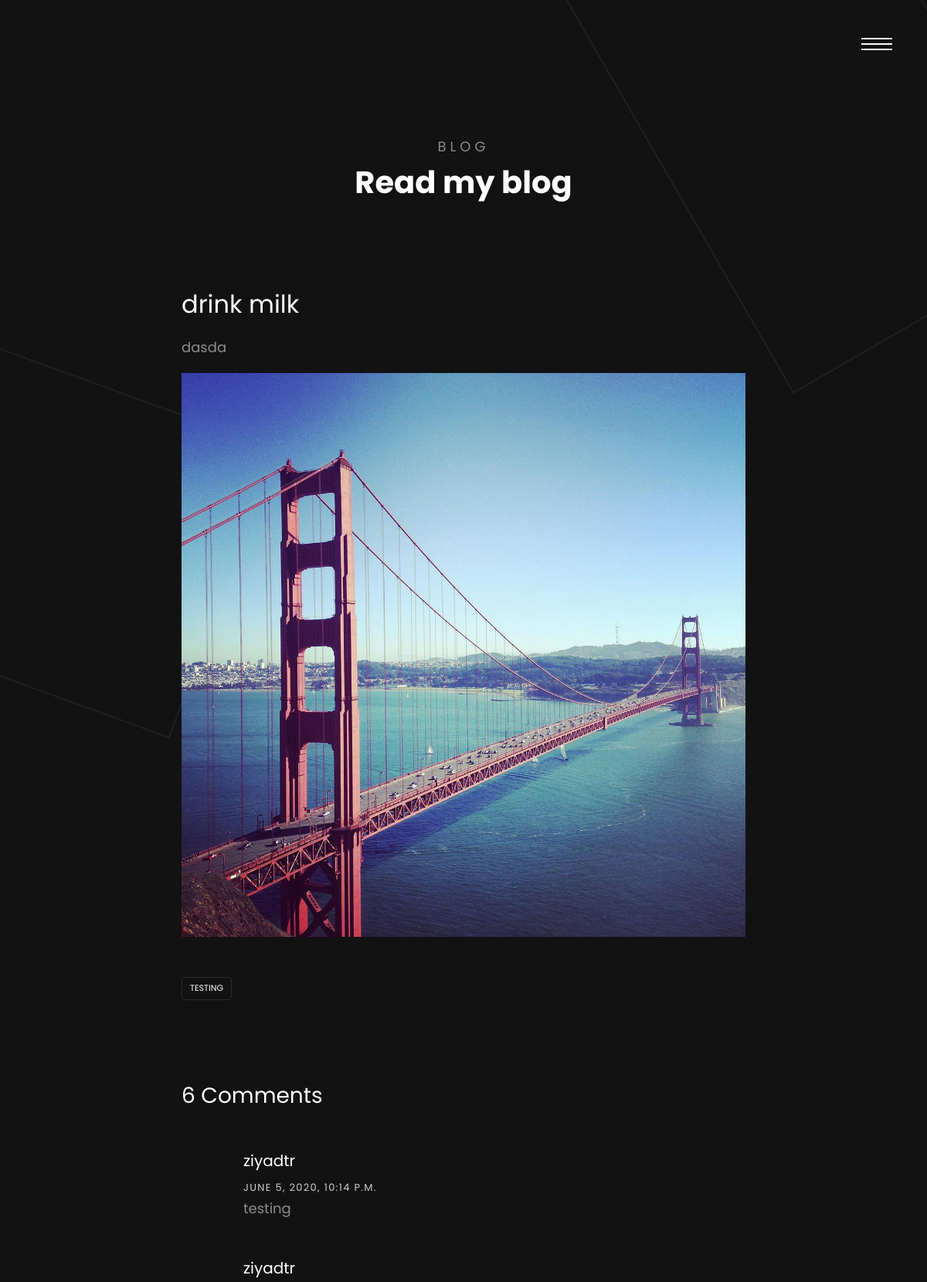
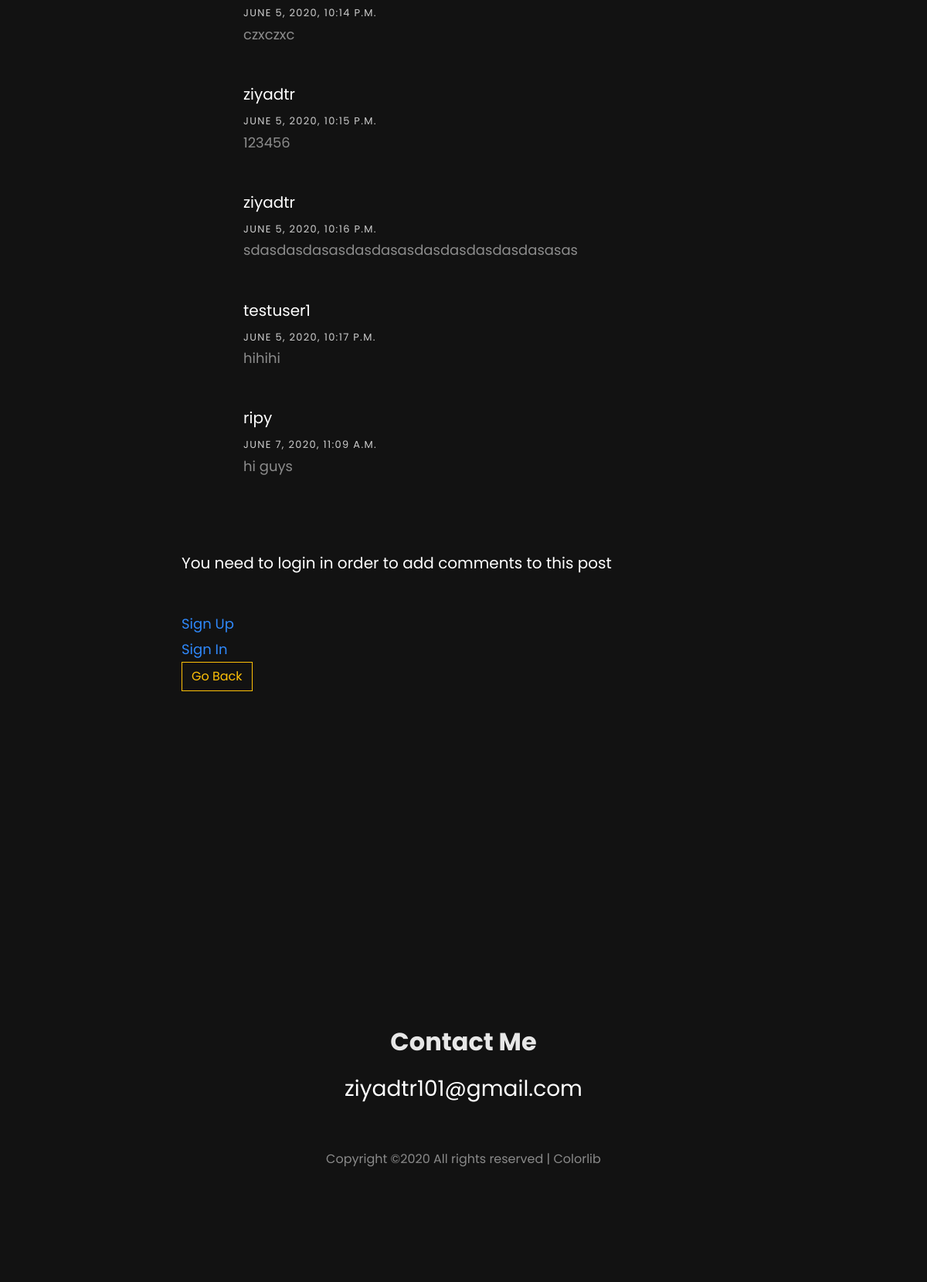
The app's page /blog/post/2/ with its own data (2 pictures, top to bottom).
### blog/models.py (models this page shows, shortened)
class Post(models.Model):
	user = models.ForeignKey(User, on_delete=models.CASCADE, null=True)
	title = models.CharField(max_length=100, null=True)
	content = RichTextField(blank=True, null=True)
	img = models.ImageField(null=True, blank=True)
	date_created = models.DateTimeField(auto_now_add=True, null=True)
	tag = models.ManyToManyField(Tag)

class Tag(models.Model):
	name = models.CharField(max_length=50, null=True)

class Comment(models.Model):
	post = models.ForeignKey(Post, on_delete=models.CASCADE, null=True)
	user = models.ForeignKey(User, on_delete=models.CASCADE, null=True)
	comment = models.TextField(max_length=300, null=True)
	created_date = models.DateTimeField(auto_now_add=True, null=True)

### blog/views.py (the view, shortened to what this page needs)
# urls.py: path('post/<str:pk>/', views.post_details, name='post-details'),
def post_details(request, pk):
	post = Post.objects.get(id=pk)
	user = request.user
	tags = post.tag.all()
	comments = post.comment_set.all()
	no_of_comments = comments.count()
	new_comment = None
	form = CommentForm()
	context = {
	'post': post,
	'tags': tags,
	'form': form,
	'comments': comments,
	'no_of_comments': no_of_comments,
	'user': user
	}
	return render(request, 'blog/post_details.html', context)

### blog/templates/blog/post_details.html (shortened to what this page needs)
{% extends 'blog/base.html' %}
{% load crispy_forms_tags %}
{% load static %}
{% block content %}
<section class="ftco-section">
  <div class="container mt-5">
    <div class="row justify-content-center mb-5 pb-5">
      <div class="col-md-7 text-center heading-section ftco-animate">
        <span>Blog</span>
        <h2>Read my blog</h2>
      </div>
    </div>
    <div class="row d-flex justify-content-center">
      <div class="col-md-8">
        <h2 class="mb-3">{{post.title}}</h2>
        <p>{{post.content|safe}}</p>
        <p>
          <img src="{{post.img.url}}" alt="" class="img-fluid">
        </p>
        <div class="tag-widget post-tag-container mb-5 mt-5">
          <div class="tagcloud">
            {% for tag in tags %}
            <a href="#" class="tag-cloud-link">{{tag.name}}</a>
            {% endfor %}
          </div>
          <div class="pt-5 mt-5">
            <h3 class="mb-5">{{no_of_comments}} Comments</h3>
            {% for comment in comments %}
            <ul class="comment-list">
              <li class="comment">
                <div class="vcard bio">
                </div>
                <div class="comment-body">
                  <h3>{{comment.user}}</h3>
                  <div class="meta">{{comment.created_date}}</div>
                  <p>{{comment.comment}}</p>
                </div>
              </li>
              {% endfor %}
            </ul>
            {% if user.is_authenticated %}
            <div class="comment-form-wrap pt-5">
              <h3 class="mb-5">Leave a comment</h3>
              <form action="", method="POST">
                {% csrf_token %}
                <div class="form-group">
                  {{form|crispy}}
                </div>
                <div class="form-group">
                  <input type="submit" value="Post Comment" class="btn py-3 px-4 btn-primary">
                </div>
              </form>
            </div>
            {% else %}
            <div class="comment-form-wrap pt-5">
              <h5 class="mb-5">You need to login in order to add comments to this post</h5>
              <span><a href="{% url 'register' %}">Sign Up</a><br></span> <span><a href="{% url 'login-page' %}">Sign In</a></span>
            </div>
            {% endif %}
          </div>
          <sapn><a class="btn btn-outline-warning" href="{% url 'blog-home' %}">Go Back</a></sapn>
        </div>
      </div>
    </div>
  </section>
  {% endblock content %}

### records on screen
Post: title "drink milk", content "dasda", img (picture)
Tag: name "TESTING"
Comment: user "ziyadtr", created_date "JUNE 5, 2020, 10:14 P.M.", comment "testing"
Comment: user "ziyadtr", created_date "JUNE 5, 2020, 10:14 P.M.", comment "czxczxc"
Comment: user "ziyadtr", created_date "JUNE 5, 2020, 10:15 P.M.", comment "123456"
Comment: user "ziyadtr", created_date "JUNE 5, 2020, 10:16 P.M.", comment "sdasdasdasasdasdasasdasdasdasdasdasasas"
Comment: user "testuser1", created_date "JUNE 5, 2020, 10:17 P.M.", comment "hihihi"
Comment: user "ripy", created_date "JUNE 7, 2020, 11:09 A.M.", comment "hi guys"

### other values on screen
{{ no_of_comments }} "6"
